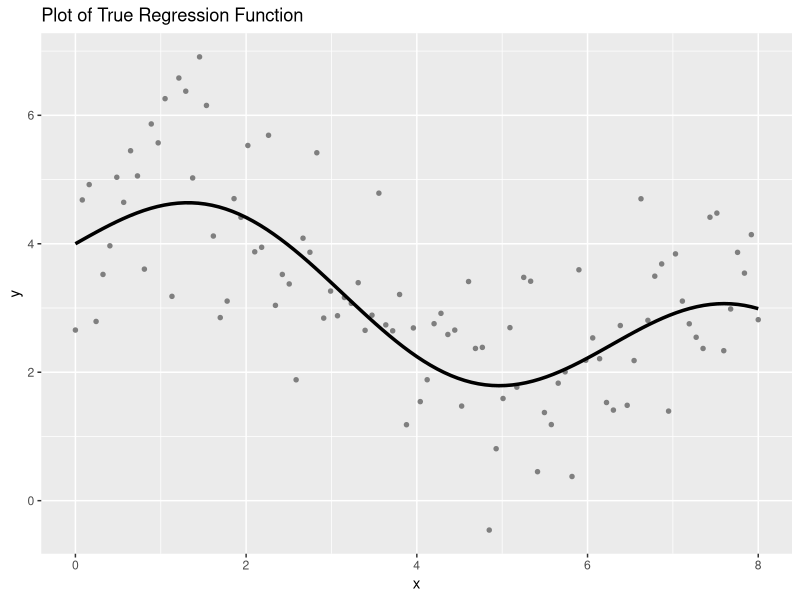

This chart was generated by the following R code:
library(ggplot2)
library(dplyr)
library(splines)
library(mgcv)

# Simulate data
wiggly_function <- function(x) {
    stopifnot(is.numeric(x))
    sin(x) - 0.25 * x + 4
}

set.seed(456)
x <- seq(0, 8, length.out = 100)
y <- wiggly_function(x) + rnorm(100, 0, sd = 1)
data <- cbind(x, y) %>% as.data.frame()

# Plot true regression function
wiggly_plot <- ggplot(
    data = data,
    mapping = aes(
        x = x)
) +
    geom_point(
        aes(y = y),
        color = "gray50",
        size = 1.2
) +
    stat_function(
        fun = wiggly_function,
        color = "#000000",
        size = 1.2
) +
    labs(
        x = "x",
        y = "y",
        title = "Plot of True Regression Function"
)

wiggly_plot

